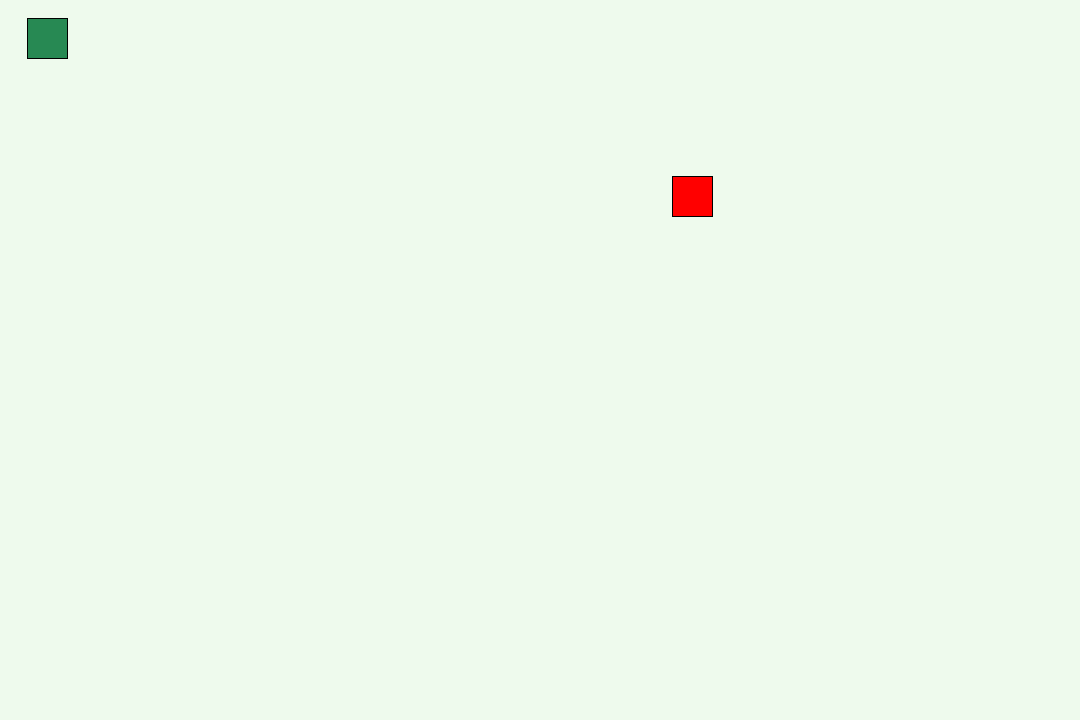
Frame 1 (no input)
Frame 60 (the mouse pressed at the canvas centre just before this capture): identical to frame 1, image omitted
Frame 120 (the mouse held since frame 60 and released just before this capture): identical to frame 1, image omitted

The Processing sketch that drew this single still picture (run headless with seeded random() and noise(); from frame 60 on, the mouse is pressed at the canvas centre):

// Processing sketch: snakeGame
// ── snakeGame.pde
/**
 * SNAKE GAME
 * Rules:
 *     Eat the food
 *     Do not bite your own tail
 *     Do not hit a wall
 * Specifications:
 *     The snake grows when eat food
 *     The speed increases when the snake grows
 *     Food is displayed randomly
 */

// global variables
ArrayList<PVector> snake = new ArrayList<PVector>(); // snake body (not included the head)
PVector pos; // snake position (position of the head)
StringList mode_list = new StringList(new String[] {"border", "no_border"}); // if you implement both functionalities
int mode_pos = 1; // mode 1 by default - if hits wall wraps around
String actual_mode = mode_list.get(mode_pos); // current mode name
PVector food; // food position

PVector dir = new PVector(0, 0); // snake direction (up, down, left right)

int size = 40; // snake and food square size
int w, h; // how many snakes can be allocated

int spd = 16; // reverse speed (smaller spd will make the snake move faster)
int len = 0; // snake body

void setup() {
  size(1080, 720);
  w = width/size;
  h = height/size;

  pos = new PVector(w,h); // Initial snake position
  newFood(); // create 2D vector

  //noStroke();
  fill(0);
}

void draw() {
  background(#EEFAED);
  drawSnake();
  drawFood();


  // update snake if frameCount is a multiple of spd which is 20 at the begining
  if (frameCount % spd == 0) {
    updateSnake();
  }
  
  //while (len >= 4 && len % 4 == 0 && spd >=1) {
  //  spd-=1;
  //  len+=1;
  //  break;
  //}
}

// draw the food item (square) which size is tha variable size
void drawFood() {
  fill(255, 0, 0);
  rect(food.x, food.y, size, size);
}

// declare a new pVector (random) for food
void newFood() {
  food = new PVector(random(1040), random(680));
}

// draw snake, consider the snake array size (each square of size size) + square of the current pos
void drawSnake() {
  fill(#278953);
  rect(pos.x, pos.y, size, size);
  //int posx = int(pos.x);
  //int posy = int(pos.y);
  for (int i = 0; i < snake.size(); i++) {
    rect(snake.get(i).x, snake.get(i).y, size, size);
  }
  
  
}

void updateSnake() {
  //Add current position to snake ArrayList
  
  snake.add(new PVector(pos.x,pos.y));
  System.out.println(snake.get(0));
  //Check the size of snake. Remove some items from snake ArrayList if needed
  while (len < snake.size()) {
    snake.remove(0);
  }

  //Calculate new position of snake (head)
  pos.add(dir);
  //If snake (head) hits food, add +1 to the snake size and create a new food
  if (food.x - size < pos.x && pos.x < food.x+size &&
      food.y - size < pos.y && pos.y < food.y+size) {
    //if (food.x == pos.x && food.y == pos.y) {
    len += 1;
    newFood();
  }
  //If snake (head) eat itself, gameover, reset()
  for (int i = 0; i < snake.size(); i++) {
    if (snake.size() >= 1 && pos.x == snake.get(i).x && pos.y == snake.get(i).y) {
    reset();
  }
  }

  //If mode 'no_border', snake is out of screen, wraps around
  //If mode 'border', when snake hit a border, gameover, reset()
  // default border mode :)
  if (pos.x >= 1100 || pos.x <= -40 || pos.y >= 750 || pos.y <= -40) {
    reset();
  }
  
  
}

void reset() {
  spd = 20;
  len = 0;
  pos = new PVector(w,h);
  dir = new PVector(0, 0);
  newFood();
  snake = new ArrayList<PVector>();
}

void keyPressed() {
  if (key == 'r' || key == 'R') {
    reset();
  }

  if (keyCode == UP) {
    dir = new PVector(0, -800/spd);
  }

  if (keyCode == DOWN) {
    dir = new PVector(0, 800/spd);
  }

  if (keyCode == LEFT) {
    dir = new PVector(-800/spd, 0);
  }

  if (keyCode == RIGHT) {
    dir = new PVector(800/spd, 0);
  }
  
  if (key == '+' || key == '=') {
    size +=10;
    //reset();
  }
  
  if (key == '-' || key == '_') {
    size -=10;
    //reset();
  }
  
  if (key == 's' || key == 'S') {
    spd -=1;
  }

  // if UP is pressed => dir = new PVector(...)
  // same thing for DOWN, LEFT, RIGHT
  // UP (0, -1)
  // DOWN(0, 1)
  // LEFT(-1,0)
  // RIGHT(1,0)
  // if '+' is pressed, increase the size of the squares (and recalculate w and h)
  // same thing for '-'
  // when 'm' is pressed, change the mode -> ONLY IF YOU IMPLEMENT BOTH MODES
}
